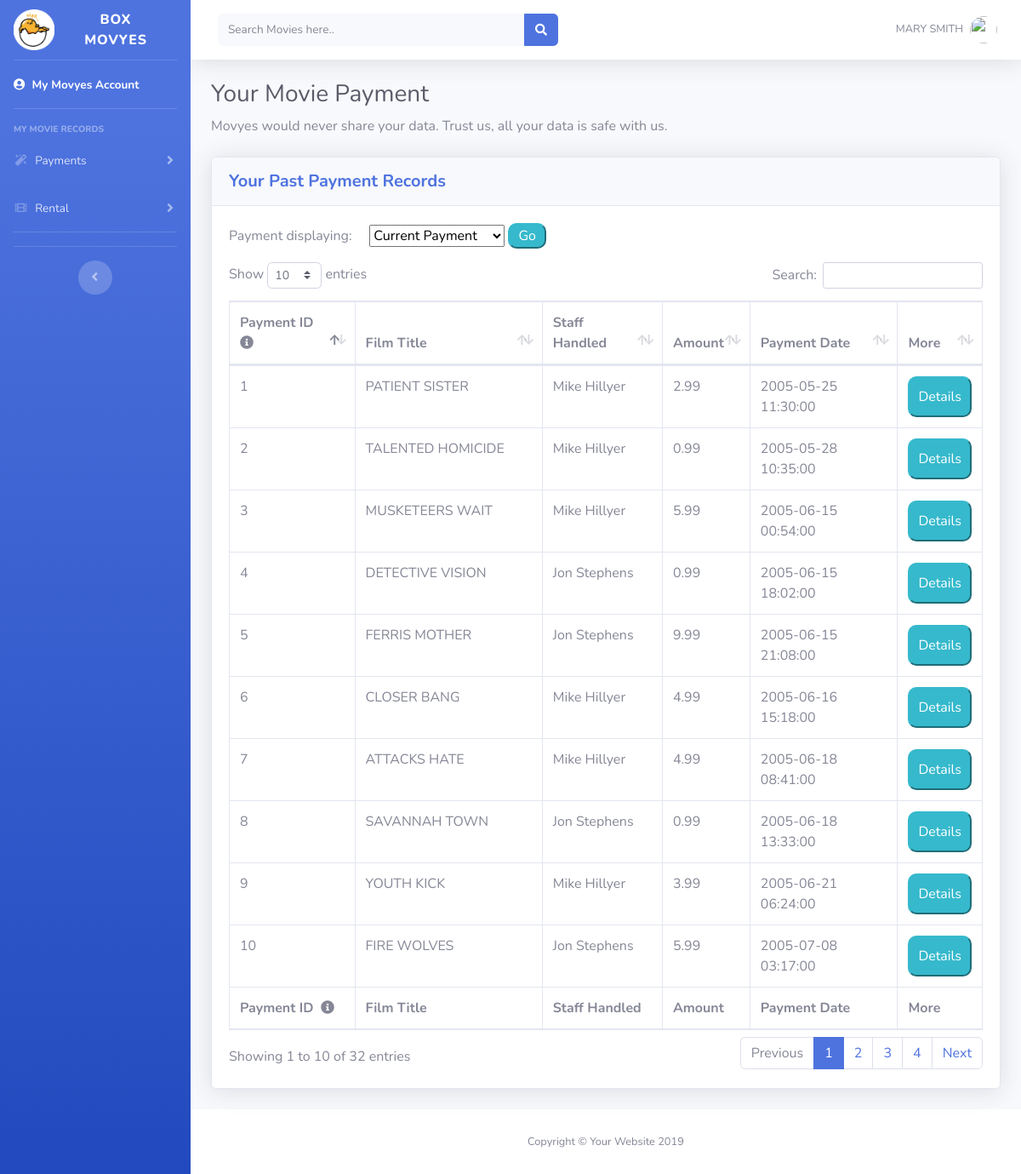
/customer_check_payment.php (signed in), run on an earlier commit of the app's database.
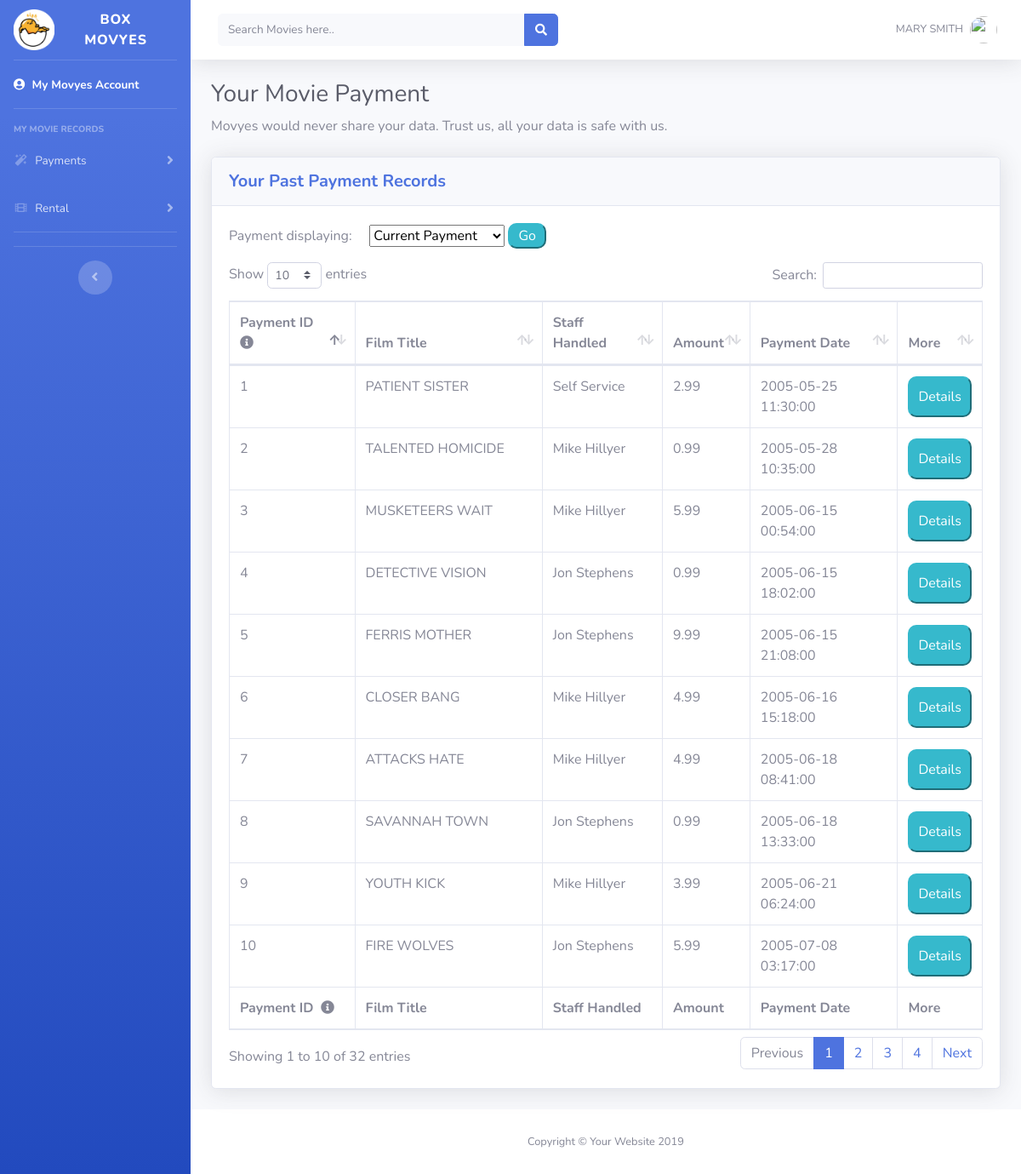
And on a later commit of the database.
### tables this page shows
CREATE TABLE `customer` (
  `customer_id` int(5) NOT NULL,
  `store_id` int(3) DEFAULT NULL,
  `first_name` varchar(45) NOT NULL,
  `last_name` varchar(45) NOT NULL,
  `email` varchar(50) NOT NULL,
  `address_id` int(5) NOT NULL,
  `active` int(3) NOT NULL DEFAULT '1',
  `create_date` datetime NOT NULL DEFAULT CURRENT_TIMESTAMP,
  `last_update` timestamp NOT NULL DEFAULT CURRENT_TIMESTAMP,
  `password` varchar(40) NOT NULL
);

CREATE TABLE `payment` (
  `payment_id` int(5) NOT NULL,
  `customer_id` int(5) NOT NULL,
  `staff_id` int(3) DEFAULT NULL,
  `rental_id` int(10) DEFAULT NULL,
  `amount` decimal(5,2) NOT NULL,
  `payment_date` datetime DEFAULT NULL,
  `payment_status` int(3) NOT NULL,
  `payment_type_id` int(5) NOT NULL,
  `last_update` timestamp NOT NULL DEFAULT CURRENT_TIMESTAMP
);

CREATE TABLE `film` (
  `film_id` int(5) NOT NULL,
  `title` varchar(255) NOT NULL,
  `description` text,
  `release_year` year(4) DEFAULT NULL,
  `language_id` int(3) DEFAULT NULL,
  `original_language_id` int(3) DEFAULT NULL,
  `rental_duration` int(3) NOT NULL,
  `rental_rate` decimal(4,2) NOT NULL,
  `length` int(5) DEFAULT NULL,
  `replacement_cost` decimal(5,2) NOT NULL,
  `rating` varchar(10) DEFAULT NULL,
  `special_features` set('Deleted scenes','Behind the scenes','Trailer','Commentaries') DEFAULT NULL,
  `last_update` timestamp NOT NULL DEFAULT CURRENT_TIMESTAMP
);

CREATE TABLE `staff` (
  `staff_id` int(3) NOT NULL,
  `first_name` varchar(45) NOT NULL,
  `last_name` varchar(45) NOT NULL,
  `address_id` int(5) NOT NULL,
  `picture` blob,
  `email` varchar(50) NOT NULL,
  `store_id` int(3) DEFAULT NULL,
  `active` int(3) NOT NULL DEFAULT '1',
  `password` varchar(40) NOT NULL,
  `last_update` timestamp NOT NULL DEFAULT CURRENT_TIMESTAMP
);

### customer_check_payment.php (the view, shortened to what this page needs)
<?php
	$links = mysqli_connect('localhost','hfycb1_hfycb1','12345isint.','hfycb1_id13307643_assignment2') or die("Could not connect to database");
	$emails = $_SESSION['email'];
	$sql = "SELECT customer.first_name,customer.last_name FROM customer WHERE customer.email = '$emails'";
	$result = mysqli_query($links,$sql);
	$results = mysqli_fetch_assoc($result);
	$first_name = $results['first_name'];
	$last_name = $results['last_name'];
	$name = $first_name." ".$last_name;
?>
<!DOCTYPE html>
<html lang="en">
<head>
  <link href="vendor/fontawesome-free/css/all.min.css" rel="stylesheet" type="text/css">
  <link href="css/sb-admin-2.min.css" rel="stylesheet">
  <link href="vendor/datatables/dataTables.bootstrap4.min.css" rel="stylesheet">
</head>
<body id="page-top">
  <div id="wrapper">
    <ul class="navbar-nav bg-gradient-primary sidebar sidebar-dark accordion" id="accordionSidebar">
      <a class="sidebar-brand d-flex align-items-center justify-content-center" href="index.php">
        <img src = 'img/fav.png' width = '25%' title = 'Box Movyes Homepage' alt = 'Box Movyes Homepage'/>
        <div class="sidebar-brand-text mx-3">BOX MOVYES </div>
      </a>
      <hr class="sidebar-divider my-0">
      <li class="nav-item active">
        <a class="nav-link" href="customer_page.php">
          <i class = "fa fa-user-circle"></i>
          <span>My Movyes Account</span></a>
      </li>
      <hr class="sidebar-divider">
      <div class="sidebar-heading">
        My Movie Records
      </div>
      <li class="nav-item">
        <a class="nav-link collapsed" href="#" data-toggle="collapse" data-target="#collapseTwo" aria-expanded="true" aria-controls="collapseTwo">
          <i class="fas fa-fw fa fa-magic"></i>
          <span>Payments</span>
        </a>
      </li>
      <li class="nav-item">
        <a class="nav-link collapsed" href="#" data-toggle="collapse" data-target="#collapseUtilities" aria-expanded="true" aria-controls="collapseUtilities">
          <i class="fas fa-fw fa fa-film"></i>
          <span>Rental</span>
        </a>
      </li>
      <hr class="sidebar-divider">
      <hr class="sidebar-divider d-none d-md-block">
      <div class="text-center d-none d-md-inline">
        <button class="rounded-circle border-0" id="sidebarToggle"></button>
      </div>
    </ul>
    <div id="content-wrapper" class="d-flex flex-column">
      <div id="content">
        <nav class="navbar navbar-expand navbar-light bg-white topbar mb-4 static-top shadow">
          <form action = 'search_page.php' method = 'post'class="d-none d-sm-inline-block form-inline mr-auto ml-md-3 my-2 my-md-0 mw-100 navbar-search">
            <div class="input-group">
              <input name = 'result' type="text" placeholder = 'Search Movies here..'class="form-control bg-light border-0 small" aria-label="Search" title = 'Explore More Movies Here' aria-describedby="basic-addon2">
              <div class="input-group-append">
                <button class="btn btn-primary" type="submit">
                  <i class="fas fa-search fa-sm"></i>
                </button>
              </div>
            </div>
          </form>
          <ul class="navbar-nav ml-auto">
            <li class="nav-item dropdown no-arrow">
              <a class="nav-link dropdown-toggle" href="#" id="userDropdown" role="button" data-toggle="dropdown" aria-haspopup="true" aria-expanded="false">
                <span class="mr-2 d-none d-lg-inline text-gray-600 small"><?php echo($name);?></span>
                <img class="img-profile rounded-circle" src="https://media.tenor.com/images/a1b416b7518e33b010a34938d236a3fc/tenor.png">
              </a>
            </li>
          </ul>
        </nav>
        <div class="container-fluid">
          <h1 class="h3 mb-2 text-gray-800">Your Movie Payment</h1>
          <p class="mb-4">Movyes would never share your data. Trust us, all your data is safe with us.</p>
          <div class="card shadow mb-4">
            <div class="card-header py-3">
              <h5 class="m-0 font-weight-bold text-primary">Your Past Payment Records</h5>
            </div>
			<?php
				$email = $_SESSION['email'];
				$mysqls = "SELECT payment.payment_id, film.title, staff.first_name, staff.last_name, payment.amount, payment.payment_date FROM payment INNER JOIN staff ON payment.staff_id = staff.staff_id INNER JOIN rental ON payment.rental_id = rental.rental_id INNER JOIN inventory ON rental.inventory_id = inventory.inventory_id INNER JOIN film ON inventory.film_id = film.film_id WHERE payment.customer_id = (SELECT customer.customer_id FROM customer WHERE customer.email = '$email')&&payment.payment_status = 1 && payment.payment_type_id = 1";
				$links = mysqli_connect('localhost','hfycb1_hfycb1','12345isint.','hfycb1_id13307643_assignment2') or die("Could not connect to database");
				$result = mysqli_query ($links,$mysqls);
			?>
            <div class="card-body">
              <div class="table-responsive">
                <table class="table table-bordered" id="dataTable" width="100%" cellspacing="0">
                  <thead>
                    <tr>
                      <th>Payment ID &nbsp;<i class = "fas fa-info-circle" title = "Payment ID helps uniquely identify each payment made. Please provide this when contacting us for any problems."></i></th>
                      <th>Film Title</th>
                      <th>Staff Handled</th>
                      <th>Amount</th>
                      <th>Payment Date</th>
                      <th>More</th>
                    </tr>
                  </thead>
				  <p>Payment displaying: &nbsp;&nbsp;&nbsp;
						<form method = 'post' action = '<?php echo htmlspecialchars($_SERVER["PHP_SELF"]);?>' style = 'float:right;'>
						  <select class = 'btm-light' name = 'payment_type'>
							<option value = 'current'>Current Payment</option>
						  </select>
						  <input type = 'submit' value = 'Go'  class = 'btn-info'style = 'cursor:pointer;padding-left:10px;padding-right:10px;border-radius:10px;'/>
						</form>
					</p>
                  <tfoot>
                    <tr>
                      <th>Payment ID &nbsp;<i class = "fas fa-info-circle" title = "Payment ID helps uniquely identify each payment made. Please provide this when contacting us for any problems."></i></th>
                      <th>Film Title</th>
                      <th>Staff Handled</th>
                      <th>Amount</th>
                      <th>Payment Date</th>
                      <th>More</th>
                    </tr>
                  </tfoot>
                  <tbody>
                    <?php
						if(mysqli_num_rows($result) != 0)
						{
								$counter = 1;
								while($row = mysqli_fetch_assoc($result)){
									$payment_id = $row['payment_id'];
									$title = $row['title'];
									$staff_first = $row['first_name'];
									$staff_last = $row['last_name'];
									$amount = $row['amount'];
									$payment_date = $row['payment_date'];
									$staff_name = $staff_first." ".$staff_last;
									if ($counter==1)
									{
										$class = "odd";
										$counter = 0;
									}
									else
									{
										$class = "even";
										$counter = 1;
									}
									echo("<tr role = 'row' class = '$class'>");
									echo("<td>$payment_id</td>");
									echo("<td>$title</td>");
									echo("<td>$staff_name</td>");
									echo("<td>$amount</td>");
									echo("<td>$payment_date</td>");
									echo("
									<td>
										<form action = 'customer_payment_detail.php' method = 'post'>
											<input style = 'display:none;' value = '$payment_id'type = 'text' name = 'pay_id' />
											<input type = 'submit' value = 'Details' class = 'btn-info'style = 'cursor:pointer;padding:10px;border-radius:10px;'>
										</form>
									</td>");
									echo("</tr>");
								}
						}
					?>
                  </tbody>
                </table>
              </div>
            </div>
          </div>
        </div>
      </div>
      <footer class="sticky-footer bg-white">
        <div class="container my-auto">
          <div class="copyright text-center my-auto">
            <span>Copyright &copy; Your Website 2019</span>
          </div>
        </div>
      </footer>
    </div>
  </div>
</body>
</html>

What changed in the data, as far as the page shows it:
changed payment "PATIENT SISTER": staff.last_name "Mike Hillyer" → "Self Service"
